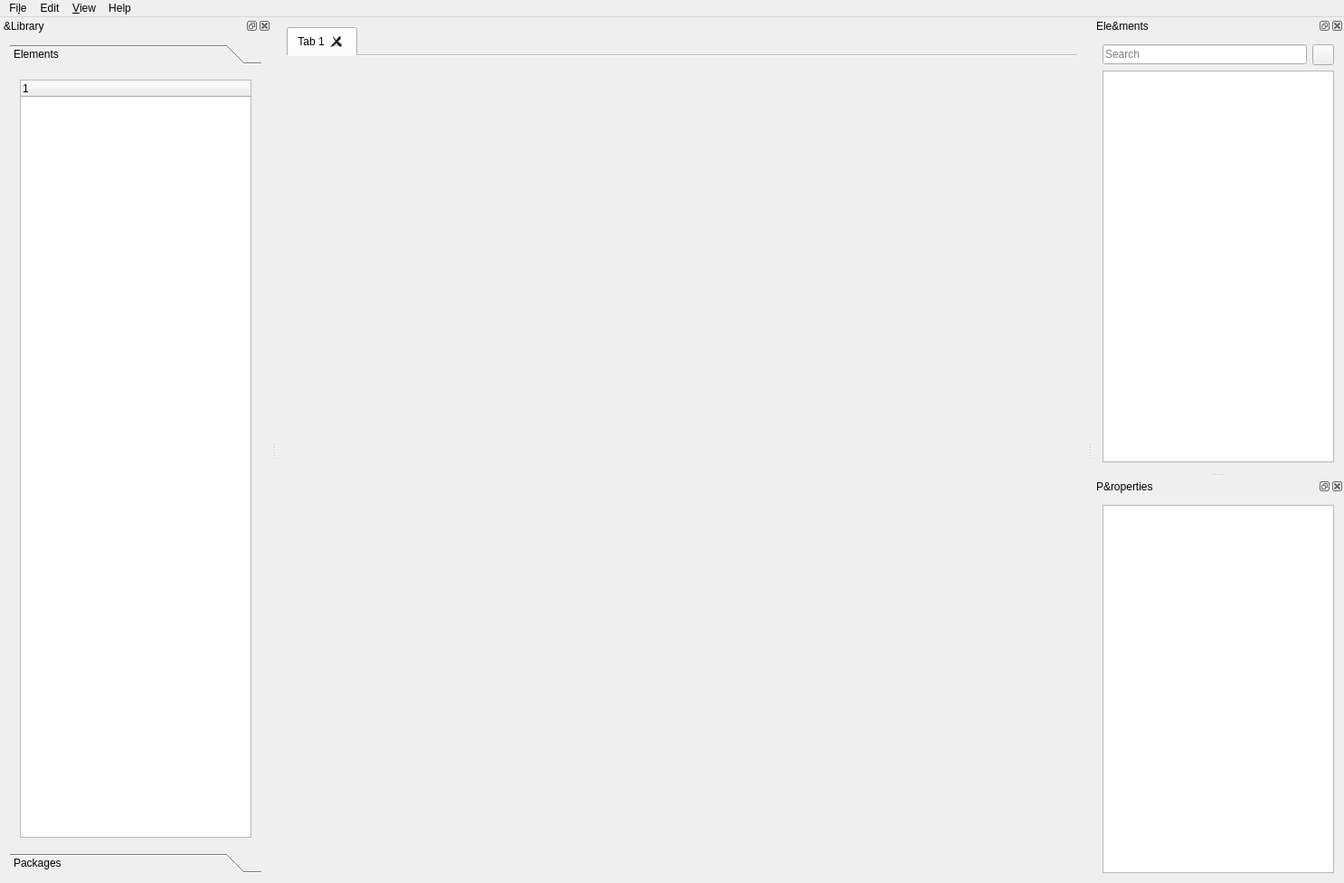
<?xml version="1.0" encoding="UTF-8"?>
<ui version="4.0">
 <class>Editor</class>
 <widget class="QMainWindow" name="Editor">
  <property name="geometry">
   <rect>
    <x>0</x>
    <y>0</y>
    <width>1486</width>
    <height>976</height>
   </rect>
  </property>
  <property name="windowTitle">
   <string>Spaghetti</string>
  </property>
  <widget class="QWidget" name="centralWidget">
   <layout class="QHBoxLayout" name="horizontalLayout" stretch="8">
    <item>
     <widget class="QTabWidget" name="tabWidget">
      <property name="currentIndex">
       <number>0</number>
      </property>
      <property name="documentMode">
       <bool>true</bool>
      </property>
      <property name="tabsClosable">
       <bool>true</bool>
      </property>
      <property name="movable">
       <bool>true</bool>
      </property>
      <widget class="QWidget" name="tab">
       <attribute name="title">
        <string>Tab 1</string>
       </attribute>
      </widget>
     </widget>
    </item>
   </layout>
  </widget>
  <widget class="QMenuBar" name="menuBar">
   <property name="geometry">
    <rect>
     <x>0</x>
     <y>0</y>
     <width>1486</width>
     <height>24</height>
    </rect>
   </property>
   <widget class="QMenu" name="menuFile">
    <property name="title">
     <string>Fi&amp;le</string>
    </property>
    <addaction name="actionNew"/>
    <addaction name="actionOpen"/>
    <addaction name="actionSave"/>
    <addaction name="actionSaveAs"/>
    <addaction name="separator"/>
    <addaction name="actionClose"/>
    <addaction name="actionCloseAll"/>
    <addaction name="separator"/>
    <addaction name="actionExit"/>
   </widget>
   <widget class="QMenu" name="menuEdit">
    <property name="title">
     <string>Edit</string>
    </property>
    <addaction name="actionDeleteElement"/>
   </widget>
   <widget class="QMenu" name="menuHelp">
    <property name="title">
     <string>Help</string>
    </property>
    <addaction name="actionBuildCommit"/>
    <addaction name="actionRecentChanges"/>
    <addaction name="separator"/>
    <addaction name="actionAbout"/>
    <addaction name="actionAboutQt"/>
   </widget>
   <widget class="QMenu" name="menuView">
    <property name="title">
     <string>&amp;View</string>
    </property>
    <addaction name="actionShowLibrary"/>
    <addaction name="actionShowProperties"/>
   </widget>
   <addaction name="menuFile"/>
   <addaction name="menuEdit"/>
   <addaction name="menuView"/>
   <addaction name="menuHelp"/>
  </widget>
  <widget class="QDockWidget" name="library">
   <property name="windowTitle">
    <string>&amp;Library</string>
   </property>
   <attribute name="dockWidgetArea">
    <number>1</number>
   </attribute>
   <widget class="QWidget" name="dockWidgetContents">
    <layout class="QVBoxLayout" name="verticalLayout_4">
     <item>
      <widget class="QToolBox" name="toolBox">
       <property name="currentIndex">
        <number>0</number>
       </property>
       <widget class="QWidget" name="elementsPage">
        <property name="geometry">
         <rect>
          <x>0</x>
          <y>0</y>
          <width>274</width>
          <height>847</height>
         </rect>
        </property>
        <attribute name="label">
         <string>Elements</string>
        </attribute>
        <layout class="QVBoxLayout" name="verticalLayout">
         <item>
          <widget class="ExpanderWidget" name="elementsContainer">
           <column>
            <property name="text">
             <string notr="true">1</string>
            </property>
           </column>
          </widget>
         </item>
        </layout>
       </widget>
       <widget class="QWidget" name="packagesPage">
        <property name="geometry">
         <rect>
          <x>0</x>
          <y>0</y>
          <width>274</width>
          <height>847</height>
         </rect>
        </property>
        <attribute name="label">
         <string>Packages</string>
        </attribute>
        <layout class="QVBoxLayout" name="verticalLayout_3">
         <item>
          <widget class="ExpanderWidget" name="packagesContainer">
           <column>
            <property name="text">
             <string notr="true">1</string>
            </property>
           </column>
          </widget>
         </item>
        </layout>
       </widget>
      </widget>
     </item>
    </layout>
   </widget>
  </widget>
  <widget class="QDockWidget" name="elements">
   <property name="windowTitle">
    <string>Ele&amp;ments</string>
   </property>
   <attribute name="dockWidgetArea">
    <number>2</number>
   </attribute>
   <widget class="QWidget" name="dockWidgetContents_3">
    <layout class="QGridLayout" name="gridLayout">
     <item row="0" column="0">
      <widget class="QLineEdit" name="searchNode">
       <property name="placeholderText">
        <string>Search</string>
       </property>
      </widget>
     </item>
     <item row="0" column="1">
      <widget class="QToolButton" name="clearSearchText">
       <property name="text">
        <string/>
       </property>
      </widget>
     </item>
     <item row="1" column="0" colspan="2">
      <widget class="QListView" name="elementsList"/>
     </item>
    </layout>
   </widget>
  </widget>
  <widget class="QDockWidget" name="properties">
   <property name="windowTitle">
    <string>P&amp;roperties</string>
   </property>
   <attribute name="dockWidgetArea">
    <number>2</number>
   </attribute>
   <widget class="QWidget" name="dockWidgetContents_2">
    <layout class="QVBoxLayout" name="verticalLayout_2">
     <item>
      <widget class="QTableWidget" name="propertiesTable">
       <property name="selectionMode">
        <enum>QAbstractItemView::NoSelection</enum>
       </property>
       <attribute name="verticalHeaderVisible">
        <bool>false</bool>
       </attribute>
      </widget>
     </item>
    </layout>
   </widget>
  </widget>
  <action name="actionOpen">
   <property name="text">
    <string>&amp;Open</string>
   </property>
   <property name="shortcut">
    <string>Ctrl+O</string>
   </property>
  </action>
  <action name="actionSave">
   <property name="text">
    <string>&amp;Save</string>
   </property>
   <property name="shortcut">
    <string>Ctrl+S</string>
   </property>
  </action>
  <action name="actionExit">
   <property name="text">
    <string>E&amp;xit</string>
   </property>
  </action>
  <action name="actionNew">
   <property name="text">
    <string>&amp;New</string>
   </property>
   <property name="shortcut">
    <string>Ctrl+N</string>
   </property>
  </action>
  <action name="actionAbout">
   <property name="text">
    <string>&amp;About</string>
   </property>
  </action>
  <action name="actionAboutQt">
   <property name="text">
    <string>About &amp;Qt</string>
   </property>
  </action>
  <action name="actionBuildCommit">
   <property name="text">
    <string>&amp;Build commit on GitHub</string>
   </property>
  </action>
  <action name="actionRecentChanges">
   <property name="text">
    <string>&amp;Recent changes on GitHub…</string>
   </property>
  </action>
  <action name="actionClose">
   <property name="text">
    <string>&amp;Close</string>
   </property>
   <property name="shortcut">
    <string>Ctrl+W</string>
   </property>
  </action>
  <action name="actionCloseAll">
   <property name="text">
    <string>C&amp;lose all</string>
   </property>
  </action>
  <action name="actionShowLibrary">
   <property name="checkable">
    <bool>true</bool>
   </property>
   <property name="checked">
    <bool>true</bool>
   </property>
   <property name="text">
    <string>&amp;Show Library</string>
   </property>
  </action>
  <action name="actionShowProperties">
   <property name="checkable">
    <bool>true</bool>
   </property>
   <property name="checked">
    <bool>true</bool>
   </property>
   <property name="text">
    <string>Show &amp;Properties</string>
   </property>
  </action>
  <action name="actionDeleteElement">
   <property name="text">
    <string>&amp;Delete element</string>
   </property>
   <property name="shortcut">
    <string>Del</string>
   </property>
  </action>
  <action name="actionSaveAs">
   <property name="text">
    <string>Sa&amp;ve as</string>
   </property>
  </action>
 </widget>
 <layoutdefault spacing="6" margin="11"/>
 <customwidgets>
  <customwidget>
   <class>ExpanderWidget</class>
   <extends>QTreeWidget</extends>
   <header>expander_widget.h</header>
  </customwidget>
 </customwidgets>
 <resources/>
 <connections/>
</ui>
